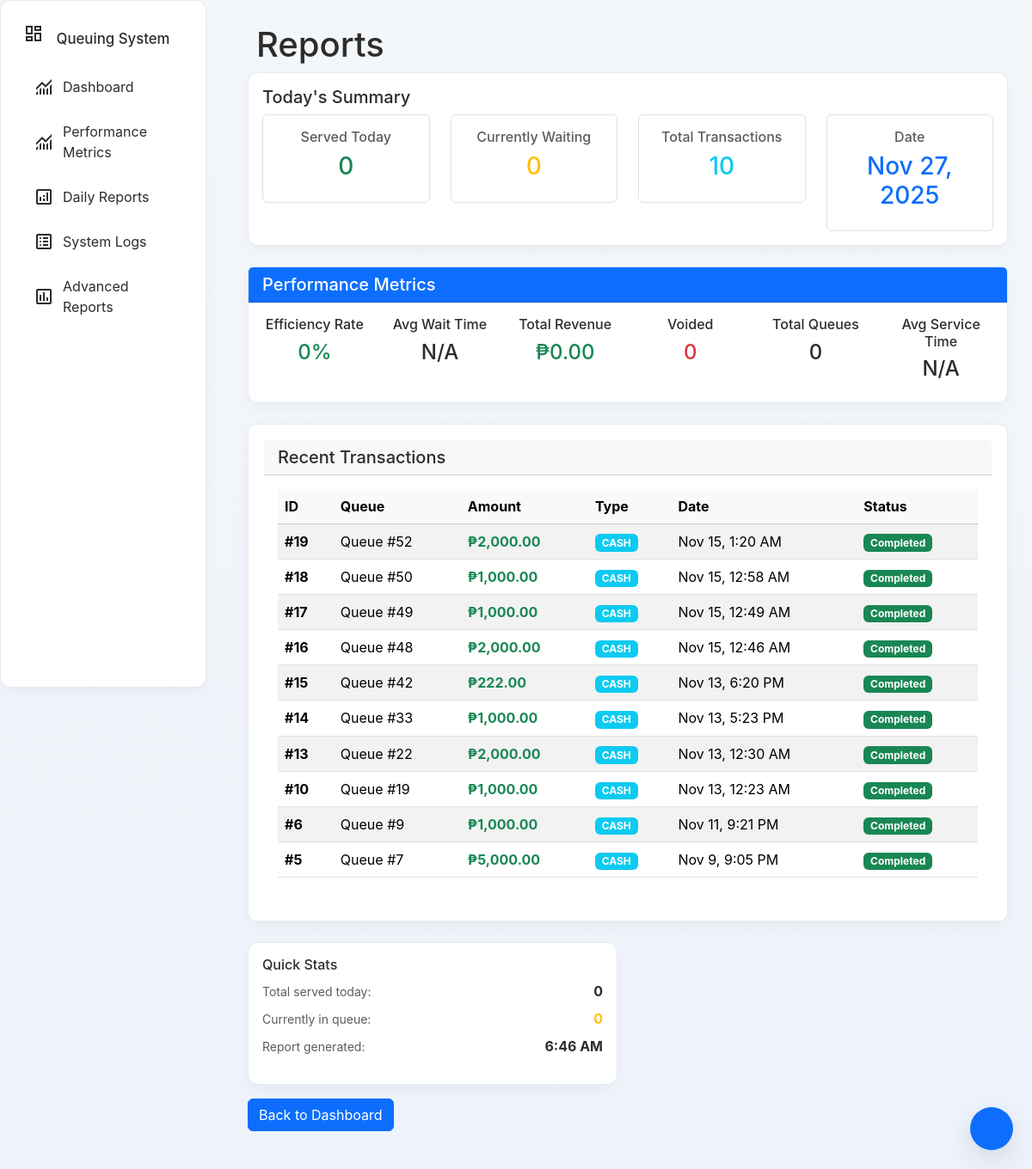
The app's page /includes/reports.php (signed in) with its own data.
### tables this page shows
CREATE TABLE `transactions` (
  `transaction_id` int(11) NOT NULL,
  `queue_id` int(11) NOT NULL,
  `amount` decimal(10,2) NOT NULL,
  `payment_type` enum('cash','card','digital') NOT NULL,
  `date_paid` datetime DEFAULT current_timestamp(),
  `cashier_id` int(11) NOT NULL,
  `status` enum('completed','voided') NOT NULL DEFAULT 'completed'
);

### api/staff-api/reports-b.php (called while the page is built, shortened)
<?php
require_once __DIR__ . "/../../db/config.php";
$metricsService = null;
if (class_exists('MetricsService')) {
    $metricsService = new MetricsService($conn);
}
$transactions = $conn->query("
    SELECT * FROM transactions
    ORDER BY date_paid DESC
    LIMIT 10
")->fetchAll(PDO::FETCH_ASSOC);
$servedCount = $conn->query("
    SELECT COUNT(*) as count FROM queue
    WHERE status = 'served' AND DATE(time_in) = CURDATE()
")->fetch(PDO::FETCH_ASSOC)['count'] ?? 0;
$waitingCount = $conn->query("
    SELECT COUNT(*) as count FROM queue
    WHERE status = 'waiting' AND DATE(time_in) = CURDATE()
")->fetch(PDO::FETCH_ASSOC)['count'] ?? 0;
$todaySummary = null;
try {
    $todaySummary = $conn->query("
        SELECT * FROM daily_kpi_summary
        WHERE summary_date = CURDATE()
    ")->fetch(PDO::FETCH_ASSOC);
} catch (Exception $e) {
    $todaySummary = null;
}
if ($metricsService && !$todaySummary) {
    try {
        $todaySummary = $conn->query("SELECT * FROM daily_kpi_summary WHERE summary_date = CURDATE()")->fetch(PDO::FETCH_ASSOC);
    } catch (Exception $e) {
    }
}
if (!$todaySummary) {
    $total_queues = (int) ($conn->query("SELECT COUNT(*) FROM queue WHERE DATE(time_in) = CURDATE()")->fetchColumn() ?: 0);
    $served = (int) ($conn->query("SELECT COUNT(*) FROM queue WHERE status = 'served' AND DATE(time_in) = CURDATE()")->fetchColumn() ?: 0);
    $voided = (int) ($conn->query("SELECT COUNT(*) FROM queue WHERE status = 'voided' AND DATE(time_in) = CURDATE()")->fetchColumn() ?: 0);
    $avg_wait = $conn->query("SELECT AVG(TIMESTAMPDIFF(SECOND, time_in, time_out)) FROM queue WHERE status = 'served' AND DATE(time_in) = CURDATE()")->fetchColumn();
    $avg_service = $avg_wait !== null ? (float) $avg_wait : null;
    $total_trans = (float) ($conn->query("SELECT SUM(amount) FROM transactions WHERE DATE(date_paid) = CURDATE()")->fetchColumn() ?: 0);
    $eff = $total_queues > 0 ? round(($served / $total_queues) * 100, 1) : 0;
    $todaySummary = [
        'service_efficiency_rate' => $eff,
        'avg_wait_time' => $avg_wait !== null ? (float) $avg_wait : null,
        'avg_service_time' => $avg_service !== null ? (float) $avg_service : null,
        'total_transaction_volume' => $total_trans,
        'voided_count' => $voided,
        'total_queues' => $total_queues,
    ];
}
?>

### includes/reports.php (the view, shortened to what this page needs)
<?php
require_once __DIR__ . "/../api/staff-api/reports-b.php";
?>
<!doctype html>
<html>
<head>
<link href="https://cdn.jsdelivr.net/npm/bootstrap@5.3.8/dist/css/bootstrap.min.css" rel="stylesheet">
<link rel="stylesheet" href="../css/common.css">
<link rel="stylesheet" href="../css/reports.css">
</head>
<body>
<?php include 'sidebar.php'; ?>
<button class="dark-toggle" title="Toggle dark mode"><i class="bi bi-moon-stars"></i></button>
<div class="main-content">
  <h1><i class="bi bi-bar-chart nav-icon"></i> Reports</h1>
  <div class="card mb-4">
    <div class="card-body">
      <h5 class="card-title">Today's Summary</h5>
      <div class="row text-center">
        <div class="col-md-3">
          <div class="border rounded p-3">
            <h6 class="text-muted">Served Today</h6>
            <h3 class="text-success"><?= $servedCount ?></h3>
          </div>
        </div>
        <div class="col-md-3">
          <div class="border rounded p-3">
            <h6 class="text-muted">Currently Waiting</h6>
            <h3 class="text-warning"><?= $waitingCount ?></h3>
          </div>
        </div>
        <div class="col-md-3">
          <div class="border rounded p-3">
            <h6 class="text-muted">Total Transactions</h6>
            <h3 class="text-info"><?= count($transactions) ?></h3>
          </div>
        </div>
        <div class="col-md-3">
          <div class="border rounded p-3">
            <h6 class="text-muted">Date</h6>
            <h3 class="text-primary"><?= date('M j, Y') ?></h3>
          </div>
        </div>
      </div>
    </div>
  </div>
  <?php if ($todaySummary): ?>
  <div class="card mb-4">
    <div class="card-header bg-primary text-white">
      <h5 class="mb-0">Performance Metrics</h5>
    </div>
    <div class="card-body">
      <div class="row text-center">
        <div class="col-md-2">
          <h6>Efficiency Rate</h6>
          <h4 class="text-success"><?= $todaySummary['service_efficiency_rate'] ?? 'N/A' ?>%</h4>
        </div>
        <div class="col-md-2">
          <h6>Avg Wait Time</h6>
          <h4><?= $todaySummary['avg_wait_time'] ? number_format($todaySummary['avg_wait_time'] / 60, 1) . 'm' : 'N/A' ?></h4>
        </div>
        <div class="col-md-2">
          <h6>Total Revenue</h6>
          <h4 class="text-success">₱<?= number_format($todaySummary['total_transaction_volume'] ?? 0, 2) ?></h4>
        </div>
        <div class="col-md-2">
          <h6>Voided</h6>
          <h4 class="text-danger"><?= $todaySummary['voided_count'] ?? 0 ?></h4>
        </div>
        <div class="col-md-2">
          <h6>Total Queues</h6>
          <h4><?= $todaySummary['total_queues'] ?? 0 ?></h4>
        </div>
        <div class="col-md-2">
          <h6>Avg Service Time</h6>
          <h4><?= $todaySummary['avg_service_time'] ? number_format($todaySummary['avg_service_time'] / 60, 1) . 'm' : 'N/A' ?></h4>
        </div>
      </div>
    </div>
  </div>
  <?php endif; ?>
  <div class="reports-table card">
    <div class="card-header">
      <h5 class="mb-0">Recent Transactions</h5>
    </div>
    <div class="card-body">
      <?php if (count($transactions) > 0): ?>
      <div class="table-responsive">
        <table class="table table-striped table-hover">
          <thead class="table-light">
            <tr>
              <th>ID</th>
              <th>Queue</th>
              <th>Amount</th>
              <th>Type</th>
              <th>Date</th>
              <th>Status</th>
            </tr>
          </thead>
          <tbody>
          <?php foreach ($transactions as $t): ?>
            <tr>
              <td><strong>#<?= $t['transaction_id'] ?></strong></td>
              <td>Queue #<?= $t['queue_id'] ?></td>
              <td class="fw-bold text-success">₱<?= number_format($t['amount'], 2) ?></td>
              <td>
                <span class="badge bg-info"><?= strtoupper($t['payment_type']) ?></span>
              </td>
              <td><?= date('M j, g:i A', strtotime($t['date_paid'])) ?></td>
              <td>
                <span class="badge bg-<?= $t['status'] === 'completed' ? 'success' : 'warning' ?>">
                  <?= ucfirst($t['status']) ?>
                </span>
              </td>
            </tr>
          <?php endforeach; ?>
          </tbody>
        </table>
      </div>
      <?php endif; ?>
    </div>
  </div>
  <div class="row mt-4">
    <div class="col-md-6">
      <div class="card">
        <div class="card-body">
          <h6>Quick Stats</h6>
          <ul class="list-unstyled">
            <li class="mb-2">
              <small class="text-muted">Total served today:</small>
              <strong class="float-end"><?= $servedCount ?></strong>
            </li>
            <li class="mb-2">
              <small class="text-muted">Currently in queue:</small>
              <strong class="float-end text-warning"><?= $waitingCount ?></strong>
            </li>
            <li class="mb-2">
              <small class="text-muted">Report generated:</small>
              <strong class="float-end"><?= date('g:i A') ?></strong>
            </li>
          </ul>
        </div>
      </div>
    </div>
  </div>
  <p class="mt-3"><a href="../staff-management/admin/admin_dashboard.php" class="btn btn-primary"><i class="bi bi-arrow-left"></i> Back to Dashboard</a></p>
</div>
</body>
</html>

### css/common.css (style rules this page uses)
:root { --bg: #f4f7fa; --card-bg: #ffffff; --text: #2c2c2c; --accent: #0d6efd; --muted: #6c757d; --border: #e6e9ee; }
body { background: linear-gradient(180deg, var(--bg), #eef3fb); color: var(--text); font-family: "Inter", system-ui, -apple-system, "Segoe UI", Roboto, "Helvetica Neue", Arial; transition: background 0.35s ease, color 0.35s ease; min-height: 100vh; }
.card, .sidebar, .student-box, .login-container { background: var(--card-bg) !important; color: var(--text) !important; border: 1px solid var(--border); border-radius: 12px; box-shadow: 0 6px 18px rgba(14,30,37,0.04); }
.btn-primary { background: var(--accent); border-color: var(--accent); }
.main-content { margin-left: 260px; padding: 28px; }
.dark-toggle { position: fixed; right: 22px; bottom: 22px; background: var(--accent); color:white; border: none; width:50px; height:50px; border-radius:50%; display:flex; align-items:center; justify-content:center; box-shadow: 0 10px 30px rgba(11,22,40,0.12); cursor:pointer; transition: transform .18s ease; }

### css/reports.css (style rules this page uses)
.reports-table { padding:18px; border-radius:10px; }
.reports-table th { text-align:left; }

### records on screen
transactions: transaction_id "19", queue "52", amount "2,000.00", payment_type "CASH", date_paid "Nov 15, 1:20 AM", status "Completed"
transactions: transaction_id "18", queue "50", amount "1,000.00", payment_type "CASH", date_paid "Nov 15, 12:58 AM", status "Completed"
transactions: transaction_id "17", queue "49", amount "1,000.00", payment_type "CASH", date_paid "Nov 15, 12:49 AM", status "Completed"
transactions: transaction_id "16", queue "48", amount "2,000.00", payment_type "CASH", date_paid "Nov 15, 12:46 AM", status "Completed"
transactions: transaction_id "15", queue "42", amount "222.00", payment_type "CASH", date_paid "Nov 13, 6:20 PM", status "Completed"
transactions: transaction_id "14", queue "33", amount "1,000.00", payment_type "CASH", date_paid "Nov 13, 5:23 PM", status "Completed"
transactions: transaction_id "13", queue "22", amount "2,000.00", payment_type "CASH", date_paid "Nov 13, 12:30 AM", status "Completed"
transactions: transaction_id "10", queue "19", amount "1,000.00", payment_type "CASH", date_paid "Nov 13, 12:23 AM", status "Completed"
transactions: transaction_id "6", queue "9", amount "1,000.00", payment_type "CASH", date_paid "Nov 11, 9:21 PM", status "Completed"
transactions: transaction_id "5", queue "7", amount "5,000.00", payment_type "CASH", date_paid "Nov 9, 9:05 PM", status "Completed"

### other values on screen
$servedCount "0"
$waitingCount "0"
count($transactions) "10"
$todaySummary['service_efficiency_rate'] "0"
$todaySummary['total_transaction_volume'] "0.00"
$todaySummary['voided_count'] "0"
$todaySummary['total_queues'] "0"
